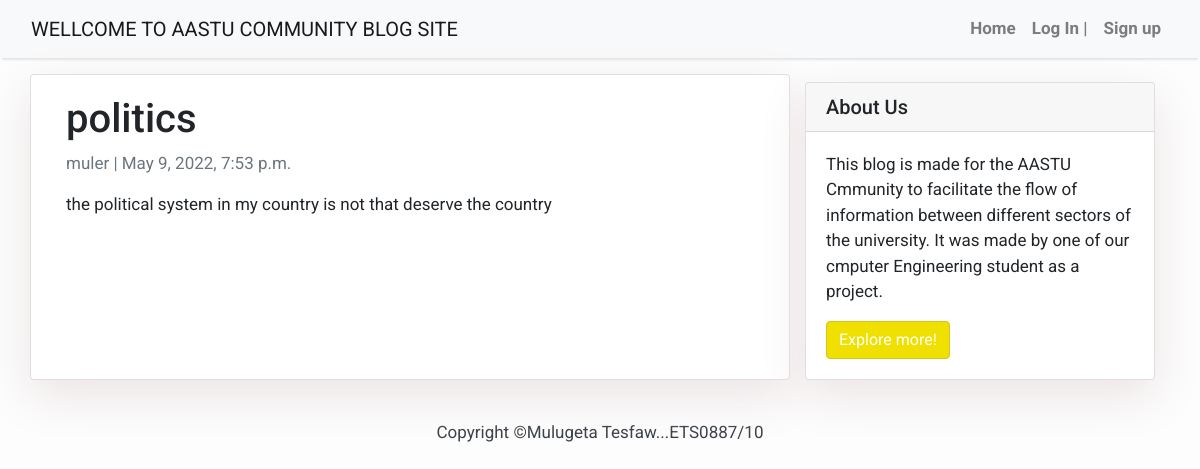
Screenshot of /unknown/ with the database file from the repository.
### blog/models.py (models this page shows, shortened)
class Post(models.Model):
    title = models.CharField(max_length=200, unique=True)
    slug = models.SlugField(max_length=200, unique=True)
    author = models.ForeignKey(User, on_delete= models.CASCADE,related_name='blog_posts')
    updated_on = models.DateTimeField(auto_now= True)
    content = models.TextField()
    created_on = models.DateTimeField(auto_now_add=True)
    status = models.IntegerField(choices=STATUS, default=0)
    class Meta:
        ordering = ['-created_on']

### blog/views.py (the view)
# urls.py: path('<slug:slug>/', views.PostDetail.as_view(), name='post_detail'),
class PostDetail(generic.DetailView):
    model = Post
    template_name = 'post_detail.html'

### templates/post_detail.html
{% extends 'base.html' %} {% block content %}
<div class="container">
  <div class="row">
    <div class="col-md-8 card mb-4  mt-3 left  top">
      <div class="card-body">
        <h1>{% block title %} {{ object.title }} {% endblock title %}</h1>
        <p class=" text-muted">{{ post.author }} | {{ post.created_on }}</p>
        <p class="card-text ">{{ object.content | safe }}</p>
      </div>
    </div>
    {% block sidebar %} {% include 'sidebar.html' %} {% endblock sidebar %}
  </div>
</div>
{% endblock content %}

### templates/base.html (style rules this page uses)
body { font-family: "Roboto", sans-serif; font-size: 17px; background-color: #fdfdfd; }

### templates/sidebar.html (style rules this page uses)
.card { box-shadow: 0 16px 48px #ebe3e4; }

### rows the page displays
Post: title "politics", author "muler", created_on "May 9, 2022, 7:53 p.m.", content "the political system in my country is not that deserve the country"
